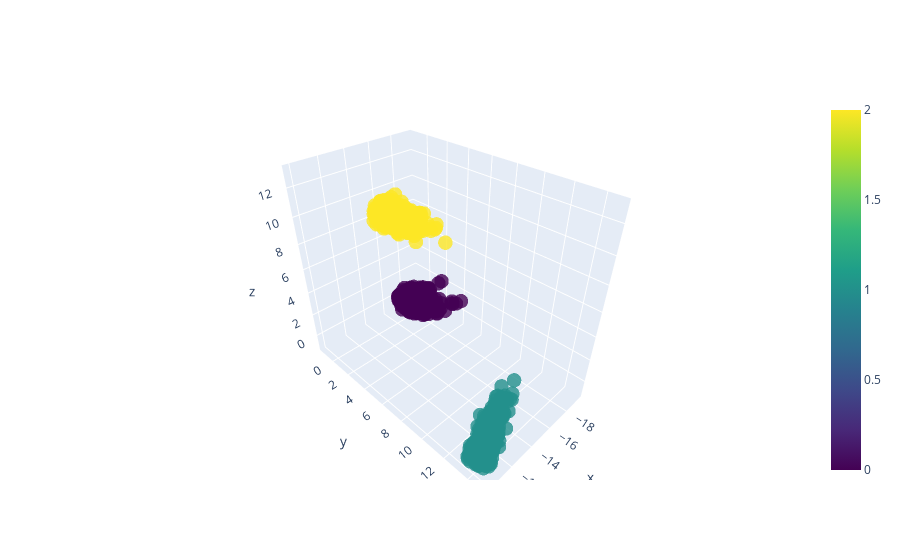

Notebook cell for this chart:
### Markdown cell above
3) Orthogonally projecting onto the 3-dimensional space formed by the three cluster centers

### Code cell
def project_centroids(data, centroids, kmeans, k):
    Q, _ = np.linalg.qr(centroids.T)
    projected_coordinates = (Q.T@data.T).T
    centroid_coords = (Q.T@centroids.T).T
    projection = pgo.Figure(data=pgo.Scatter3d(x=projected_coordinates[:,0], y=projected_coordinates[:,1], z=projected_coordinates[:,2], mode="markers", marker=dict(
        size=5,
        opacity=0.8,
        color=kmeans.labels_, #set color equal to a variable
        colorscale='Viridis', # one of plotly colorscales
        showscale=True
    )))
    projection.update_layout(xaxis=dict(showline=True))
    projection.show()
    print('projection onto 3-dim space formed by 3 cluster center for k=3-means clustering:')
    return

project_centroids(user_history_vectors, kmeans.cluster_centers_, kmeans, k)

### Figure 1 — Plotly figure (JSON) as saved in the notebook; plotly's stock layout.template omitted (floating-point values rounded to 4 significant figures; data arrays with more than 128 entries replaced by an {"elided": "..."} marker saying what was removed)
{"data": [{"marker": {"color": {"elided": "4500 int values"}, "colorscale": [[0, "#440154"], [0.1111, "#482878"], [0.2222, "#3e4989"], [0.3333, "#31688e"], [0.4444, "#26828e"], [0.5556, "#1f9e89"], [0.6667, "#35b779"], [0.7778, "#6ece58"], [0.8889, "#b5de2b"], [1, "#fde725"]], "opacity": 0.8, "showscale": true, "size": 5}, "mode": "markers", "type": "scatter3d", "x": {"elided": "4500 float values"}, "y": {"elided": "4500 float values"}, "z": {"elided": "4500 float values"}}], "layout": {"xaxis": {"showline": true}}}
